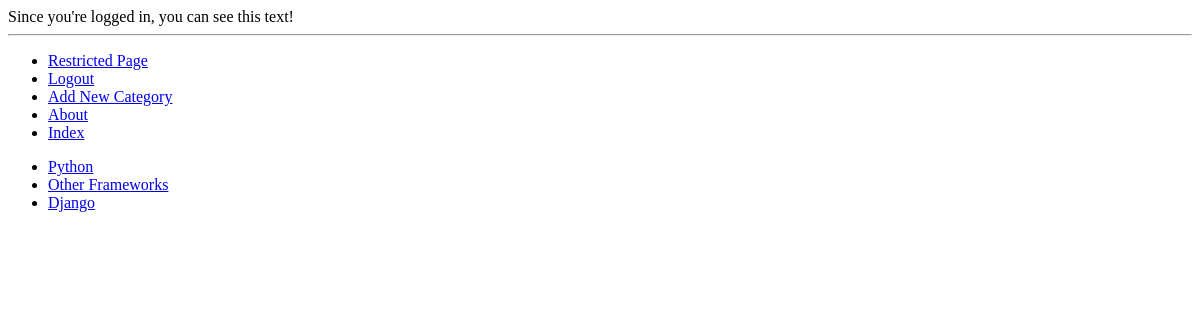
The app's page /rango/restricted/ (signed in), older data.
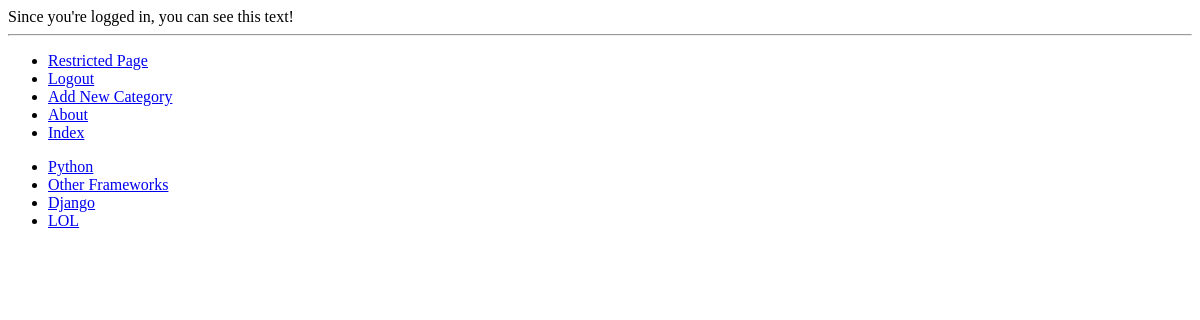
The same page, newer data.
### rango/models.py (models this page shows, shortened)
class Category(models.Model):
	name_length = 128
	name = models.CharField(max_length=name_length, unique=True)
	views = models.IntegerField(default=0)
	likes = models.IntegerField(default=0)
	slug = models.SlugField(unique=True)
	class Meta:
		verbose_name_plural="Categories"

### rango/views.py (the view)
@login_required
def restricted(request):
	return render(request,'rango/restricted.html',{})

### rango/templatetags/rango_template_tags.py (called while the page is built)
@register.inclusion_tag('rango/cats.html')
def get_category_list(cat=None):
	return {'cats': Category.objects.all(),'act_cat':cat}

### templates/rango/restricted.html (shortened to what this page needs)
{% extends 'rango/base.html' %}
{% block body_block %}
	Since you're logged in, you can see this text!
{% endblock %}

### templates/rango/cats.html
<ul>
{% if cats %}
	{% for c in cats %}
		{% if c == act_cat %}
		<li><strong><a href="{% url 'show_category' c.slug %}">{{ c.name }}</a></strong></li>
		{% else %}
		<li><a href="{% url 'show_category' c.slug %}">{{ c.name }}</a></li>
		{% endif %}
	{% endfor %}
{% else %}
	<li><strong>There are no categories present.</strong></li>
{% endif %}
</ul>

Row changes from the older to the newer data that the page shows:
added Category: name "LOL"
